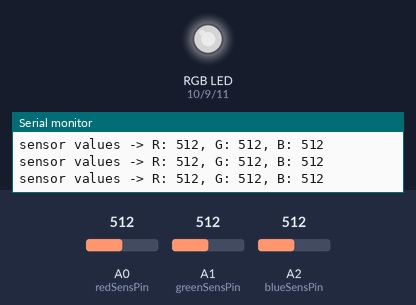
Recording of a sketch running on a simulated Arduino Uno, built with avr-gcc and run on an emulated ATmega328P. On the bench: an RGB LED mixed from three pins (HIGH = lit), the last lines printed to the serial monitor. The test bench sets the inputs (shaded band); at power-on: A0 (redSensPin) = 512, A1 (greenSensPin) = 512, A2 (blueSensPin) = 512. Dim RGB values are drawn brighter than linear.

Above: at 1.2 s.
1.3 s: A0 (redSensPin) set to 104
At 2.5 s:
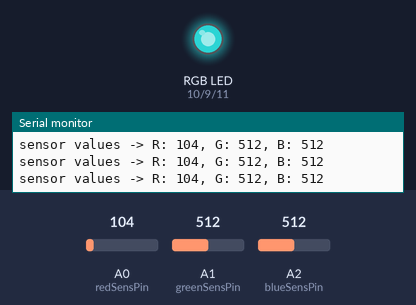
2.8 s: A0 (redSensPin) set to 89
At 3.5 s:
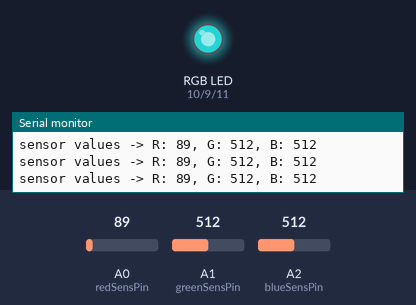
5.8 s: A1 (greenSensPin) set to 108
At 6.8 s:
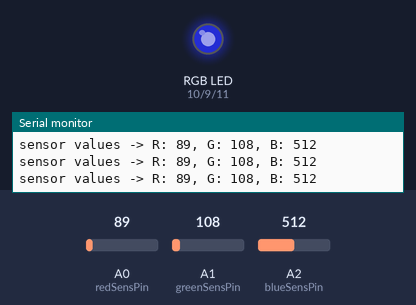
7.3 s: A1 (greenSensPin) set to 94
At 8.1 s:
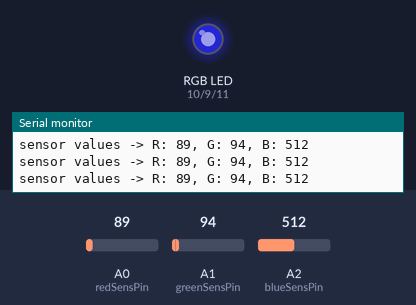
10.3 s: A2 (blueSensPin) set to 105
At 11.4 s:
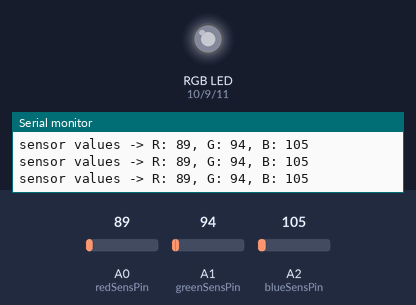
11.8 s: A2 (blueSensPin) set to 93
At 12.5 s:
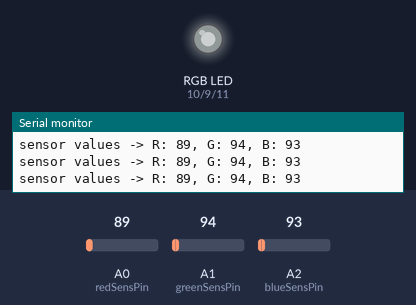
Timing chart, 0 to 14.8 s (numbered marks = the images above; inputs shaded):
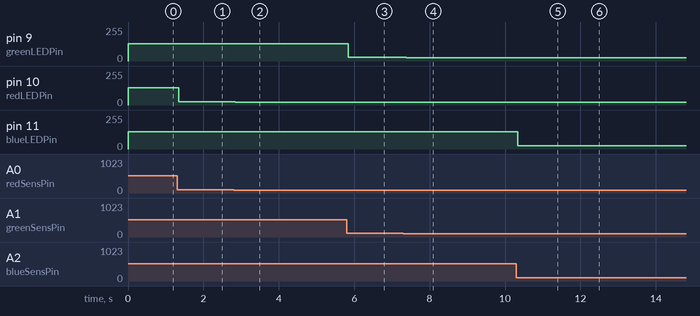

The sketch:

color-mixing-lamp.ino
```cpp
// output pins for 4-pin RGB LED
const int greenLEDPin = 9;
const int redLEDPin = 10;
const int blueLEDPin = 11;

// inputs from each phototransistor
const int redSensPin = A0;
const int greenSensPin = A1;
const int blueSensPin = A2;

// rgb value for each component (LED)
int redVal = 0;
int greenVal = 0;
int blueVal = 0;

// incoming rgb values from phototransistors
int redSensVal = 0;
int greenSensVal = 0;
int blueSensVal = 0;

void setup() {
  Serial.begin(9600);
  pinMode(greenLEDPin, OUTPUT);
  pinMode(redLEDPin, OUTPUT);
  pinMode(blueLEDPin, OUTPUT);
}

void loop() {
  redSensVal = analogRead(redSensPin);
  delay(5);
  greenSensVal = analogRead(greenSensPin);
  delay(5);
  blueSensVal = analogRead(blueSensPin);

  Serial.print("sensor values -> R: ");
  Serial.print(redSensVal);
  Serial.print(", G: ");
  Serial.print(greenSensVal);
  Serial.print(", B: ");
  Serial.println(blueSensVal);

  redVal = redSensVal/4;
  greenVal = greenSensVal/4;
  blueVal = blueSensVal/4;

  analogWrite(redLEDPin, redVal);
  analogWrite(blueLEDPin, blueVal);
  analogWrite(greenLEDPin, greenVal);
}
```

Measured:
- after the input at 1.3 s, pin 10 (redLEDPin): 128/255 → 26/255 after 0.05 s
- after the input at 2.8 s, pin 10 (redLEDPin): 26/255 → 22/255 at once
- after the input at 5.8 s, pin 9 (greenLEDPin): 128/255 → 27/255 at once
- after the input at 7.3 s, pin 9 (greenLEDPin): 27/255 → 23/255 after 0.07 s
- after the input at 10.3 s, pin 11 (blueLEDPin): 128/255 → 26/255 at once
- after the input at 11.8 s, pin 11 (blueLEDPin): 26/255 → 23/255 at once
